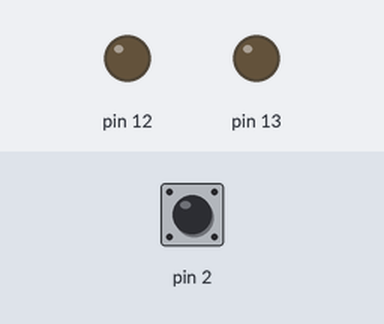
A sketch run on a simulated Arduino Uno, built with avr-gcc and run on an emulated ATmega328P. Shown: output pins drawn as LEDs (lit = HIGH). Dashed ring = blinking. The test bench sets the inputs (shaded band); at power-on: pin 2 HIGH.

Above: at 1.2 s.
1.3 s: pin 2 pulled LOW for 0.15 s
At 1.69 s:
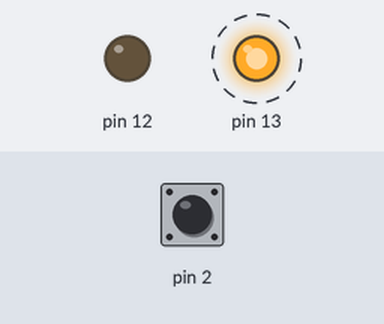
4.4 s: pin 2 pulled LOW for 1 s
At 5.17 s:
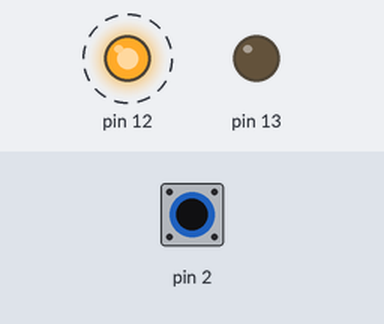
6.9 s: pin 2 pulled LOW for 3.2 s
At 11.0 s:
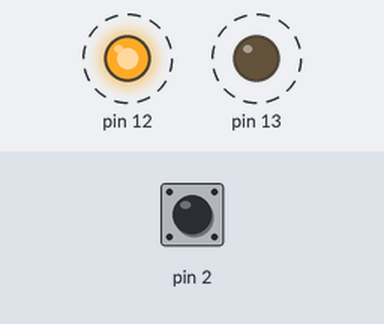
Timing chart, 0 to 19.1 s (numbered marks = the images above; inputs shaded):
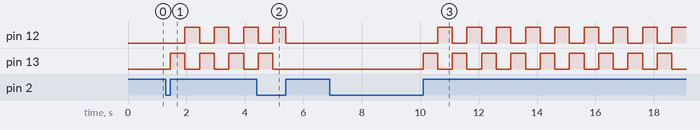

The sketch:

main.ino
```cpp
// C++ code
//
/*
  Полицейская мигалка
*/

boolean buttonWasUp = false;
boolean ledEnabled = false;
boolean lighting_was = false;
unsigned long timing = millis();
boolean led_red = true;

void setup() {
  pinMode(13, OUTPUT);
  pinMode(12, OUTPUT);
  pinMode(2, INPUT_PULLUP);
}

void loop() {
  if (!digitalRead(2)) {
  	buttonWasUp = true;
  } else if (digitalRead(2) && buttonWasUp) {
    ledEnabled = !ledEnabled;
    buttonWasUp = false;
    // если мигалки горели
    if (!ledEnabled)
      lighting_was = true;
  }

  // если мигалки включены
  if (ledEnabled) {
    if (millis() - timing > 500) {
      timing = millis();
      digitalWrite(13, led_red);
      digitalWrite(12, !led_red);
      led_red = !led_red;
    }
  }

  // если мигалки выключены
  if (lighting_was) {
    digitalWrite(13, LOW);
    digitalWrite(12, LOW);
    lighting_was = false;
  }
}
```

Measured:
- after the input at 1.3 s, pin 12: alternates HIGH for 0.50 s and LOW for 0.50 s, starting after 0.65 s; pin 13: alternates HIGH for 0.50 s and LOW for 0.50 s, starting after 0.15 s
- after the input at 4.4 s, pin 13: goes on until 5.0 s, then stays LOW
- after the input at 6.9 s, pin 12: alternates HIGH for 0.50 s and LOW for 0.50 s, starting after 3.7 s; pin 13: alternates HIGH for 0.50 s and LOW for 0.50 s, starting after 3.2 s
